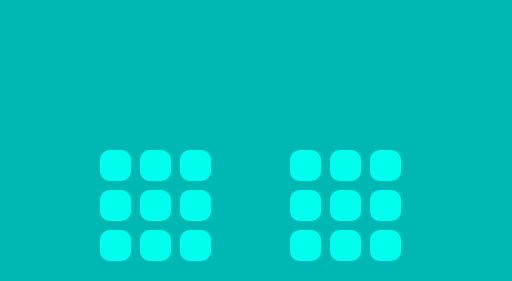
<?xml version="1.0" encoding="UTF-8"?>
<ui version="4.0">
 <class>HELP</class>
 <widget class="QDialog" name="HELP">
  <property name="enabled">
   <bool>false</bool>
  </property>
  <property name="geometry">
   <rect>
    <x>0</x>
    <y>0</y>
    <width>512</width>
    <height>281</height>
   </rect>
  </property>
  <property name="font">
   <font>
    <pointsize>17</pointsize>
   </font>
  </property>
  <property name="windowTitle">
   <string>HELP</string>
  </property>
  <property name="styleSheet">
   <string notr="true">background:#00B8B3;
</string>
  </property>
  <widget class="QLineEdit" name="lineEdit">
   <property name="enabled">
    <bool>false</bool>
   </property>
   <property name="geometry">
    <rect>
     <x>100</x>
     <y>150</y>
     <width>31</width>
     <height>31</height>
    </rect>
   </property>
   <property name="font">
    <font>
     <pointsize>10</pointsize>
     <weight>50</weight>
     <bold>false</bold>
    </font>
   </property>
   <property name="styleSheet">
    <string notr="true">background: #00FDEE;
border-radius: 10px;</string>
   </property>
   <property name="text">
    <string/>
   </property>
   <property name="alignment">
    <set>Qt::AlignCenter</set>
   </property>
  </widget>
  <widget class="QLineEdit" name="lineEdit_2">
   <property name="enabled">
    <bool>false</bool>
   </property>
   <property name="geometry">
    <rect>
     <x>140</x>
     <y>150</y>
     <width>31</width>
     <height>31</height>
    </rect>
   </property>
   <property name="font">
    <font>
     <pointsize>12</pointsize>
     <weight>75</weight>
     <bold>true</bold>
    </font>
   </property>
   <property name="styleSheet">
    <string notr="true">background: #00FDEE;
border-radius: 10px;</string>
   </property>
   <property name="text">
    <string/>
   </property>
   <property name="alignment">
    <set>Qt::AlignCenter</set>
   </property>
  </widget>
  <widget class="QLineEdit" name="lineEdit_3">
   <property name="enabled">
    <bool>false</bool>
   </property>
   <property name="geometry">
    <rect>
     <x>180</x>
     <y>150</y>
     <width>31</width>
     <height>31</height>
    </rect>
   </property>
   <property name="font">
    <font>
     <pointsize>10</pointsize>
     <weight>50</weight>
     <bold>false</bold>
    </font>
   </property>
   <property name="styleSheet">
    <string notr="true">background: #00FDEE;
border-radius: 10px;</string>
   </property>
   <property name="text">
    <string/>
   </property>
   <property name="alignment">
    <set>Qt::AlignCenter</set>
   </property>
  </widget>
  <widget class="QLineEdit" name="lineEdit_4">
   <property name="enabled">
    <bool>false</bool>
   </property>
   <property name="geometry">
    <rect>
     <x>100</x>
     <y>190</y>
     <width>31</width>
     <height>31</height>
    </rect>
   </property>
   <property name="font">
    <font>
     <pointsize>12</pointsize>
     <weight>75</weight>
     <bold>true</bold>
    </font>
   </property>
   <property name="styleSheet">
    <string notr="true">background: #00FDEE;
border-radius: 10px;</string>
   </property>
   <property name="text">
    <string/>
   </property>
   <property name="alignment">
    <set>Qt::AlignCenter</set>
   </property>
  </widget>
  <widget class="QLineEdit" name="lineEdit_5">
   <property name="enabled">
    <bool>false</bool>
   </property>
   <property name="geometry">
    <rect>
     <x>140</x>
     <y>190</y>
     <width>31</width>
     <height>31</height>
    </rect>
   </property>
   <property name="font">
    <font>
     <pointsize>10</pointsize>
     <weight>75</weight>
     <bold>true</bold>
    </font>
   </property>
   <property name="styleSheet">
    <string notr="true">background: #00FDEE;
border-radius: 10px;</string>
   </property>
   <property name="text">
    <string/>
   </property>
   <property name="alignment">
    <set>Qt::AlignCenter</set>
   </property>
  </widget>
  <widget class="QLineEdit" name="lineEdit_6">
   <property name="enabled">
    <bool>false</bool>
   </property>
   <property name="geometry">
    <rect>
     <x>180</x>
     <y>190</y>
     <width>31</width>
     <height>31</height>
    </rect>
   </property>
   <property name="font">
    <font>
     <pointsize>10</pointsize>
     <weight>75</weight>
     <bold>true</bold>
    </font>
   </property>
   <property name="styleSheet">
    <string notr="true">background: #00FDEE;
border-radius: 10px;</string>
   </property>
   <property name="text">
    <string/>
   </property>
   <property name="alignment">
    <set>Qt::AlignCenter</set>
   </property>
  </widget>
  <widget class="QLineEdit" name="lineEdit_7">
   <property name="enabled">
    <bool>false</bool>
   </property>
   <property name="geometry">
    <rect>
     <x>100</x>
     <y>230</y>
     <width>31</width>
     <height>31</height>
    </rect>
   </property>
   <property name="font">
    <font>
     <pointsize>10</pointsize>
     <weight>75</weight>
     <bold>true</bold>
    </font>
   </property>
   <property name="styleSheet">
    <string notr="true">background: #00FDEE;
border-radius: 10px;</string>
   </property>
   <property name="text">
    <string/>
   </property>
   <property name="alignment">
    <set>Qt::AlignCenter</set>
   </property>
  </widget>
  <widget class="QLineEdit" name="lineEdit_8">
   <property name="enabled">
    <bool>false</bool>
   </property>
   <property name="geometry">
    <rect>
     <x>140</x>
     <y>230</y>
     <width>31</width>
     <height>31</height>
    </rect>
   </property>
   <property name="font">
    <font>
     <pointsize>10</pointsize>
     <weight>75</weight>
     <bold>true</bold>
    </font>
   </property>
   <property name="styleSheet">
    <string notr="true">background: #00FDEE;
border-radius: 10px;</string>
   </property>
   <property name="text">
    <string/>
   </property>
   <property name="alignment">
    <set>Qt::AlignCenter</set>
   </property>
  </widget>
  <widget class="QLineEdit" name="lineEdit_9">
   <property name="enabled">
    <bool>false</bool>
   </property>
   <property name="geometry">
    <rect>
     <x>180</x>
     <y>230</y>
     <width>31</width>
     <height>31</height>
    </rect>
   </property>
   <property name="font">
    <font>
     <pointsize>12</pointsize>
     <weight>75</weight>
     <bold>true</bold>
    </font>
   </property>
   <property name="styleSheet">
    <string notr="true">background: #00FDEE;
border-radius: 10px;</string>
   </property>
   <property name="text">
    <string/>
   </property>
   <property name="alignment">
    <set>Qt::AlignCenter</set>
   </property>
  </widget>
  <widget class="QLineEdit" name="lineEdit_10">
   <property name="enabled">
    <bool>false</bool>
   </property>
   <property name="geometry">
    <rect>
     <x>290</x>
     <y>150</y>
     <width>31</width>
     <height>31</height>
    </rect>
   </property>
   <property name="font">
    <font>
     <pointsize>10</pointsize>
     <weight>50</weight>
     <bold>false</bold>
    </font>
   </property>
   <property name="styleSheet">
    <string notr="true">background: #00FDEE;
border-radius: 10px;</string>
   </property>
   <property name="text">
    <string/>
   </property>
   <property name="alignment">
    <set>Qt::AlignCenter</set>
   </property>
  </widget>
  <widget class="QLineEdit" name="lineEdit_11">
   <property name="enabled">
    <bool>false</bool>
   </property>
   <property name="geometry">
    <rect>
     <x>330</x>
     <y>150</y>
     <width>31</width>
     <height>31</height>
    </rect>
   </property>
   <property name="font">
    <font>
     <pointsize>12</pointsize>
     <weight>75</weight>
     <bold>true</bold>
    </font>
   </property>
   <property name="styleSheet">
    <string notr="true">background: #00FDEE;
border-radius: 10px;</string>
   </property>
   <property name="text">
    <string/>
   </property>
   <property name="alignment">
    <set>Qt::AlignCenter</set>
   </property>
  </widget>
  <widget class="QLineEdit" name="lineEdit_12">
   <property name="enabled">
    <bool>false</bool>
   </property>
   <property name="geometry">
    <rect>
     <x>370</x>
     <y>150</y>
     <width>31</width>
     <height>31</height>
    </rect>
   </property>
   <property name="font">
    <font>
     <pointsize>10</pointsize>
     <weight>50</weight>
     <bold>false</bold>
    </font>
   </property>
   <property name="styleSheet">
    <string notr="true">background: #00FDEE;
border-radius: 10px;</string>
   </property>
   <property name="text">
    <string/>
   </property>
   <property name="alignment">
    <set>Qt::AlignCenter</set>
   </property>
  </widget>
  <widget class="QLineEdit" name="lineEdit_13">
   <property name="enabled">
    <bool>false</bool>
   </property>
   <property name="geometry">
    <rect>
     <x>290</x>
     <y>190</y>
     <width>31</width>
     <height>31</height>
    </rect>
   </property>
   <property name="font">
    <font>
     <pointsize>12</pointsize>
     <weight>75</weight>
     <bold>true</bold>
    </font>
   </property>
   <property name="styleSheet">
    <string notr="true">background: #00FDEE;
border-radius: 10px;</string>
   </property>
   <property name="text">
    <string/>
   </property>
   <property name="alignment">
    <set>Qt::AlignCenter</set>
   </property>
  </widget>
  <widget class="QLineEdit" name="lineEdit_14">
   <property name="enabled">
    <bool>false</bool>
   </property>
   <property name="geometry">
    <rect>
     <x>330</x>
     <y>190</y>
     <width>31</width>
     <height>31</height>
    </rect>
   </property>
   <property name="font">
    <font>
     <pointsize>10</pointsize>
     <weight>50</weight>
     <bold>false</bold>
    </font>
   </property>
   <property name="styleSheet">
    <string notr="true">background: #00FDEE;
border-radius: 10px;</string>
   </property>
   <property name="text">
    <string/>
   </property>
   <property name="alignment">
    <set>Qt::AlignCenter</set>
   </property>
  </widget>
  <widget class="QLineEdit" name="lineEdit_15">
   <property name="enabled">
    <bool>false</bool>
   </property>
   <property name="geometry">
    <rect>
     <x>370</x>
     <y>190</y>
     <width>31</width>
     <height>31</height>
    </rect>
   </property>
   <property name="font">
    <font>
     <pointsize>10</pointsize>
     <weight>50</weight>
     <bold>false</bold>
    </font>
   </property>
   <property name="styleSheet">
    <string notr="true">background: #00FDEE;
border-radius: 10px;</string>
   </property>
   <property name="text">
    <string/>
   </property>
   <property name="alignment">
    <set>Qt::AlignCenter</set>
   </property>
  </widget>
  <widget class="QLineEdit" name="lineEdit_16">
   <property name="enabled">
    <bool>false</bool>
   </property>
   <property name="geometry">
    <rect>
     <x>290</x>
     <y>230</y>
     <width>31</width>
     <height>31</height>
    </rect>
   </property>
   <property name="font">
    <font>
     <pointsize>10</pointsize>
     <weight>50</weight>
     <bold>false</bold>
    </font>
   </property>
   <property name="styleSheet">
    <string notr="true">background: #00FDEE;
border-radius: 10px;</string>
   </property>
   <property name="text">
    <string/>
   </property>
   <property name="alignment">
    <set>Qt::AlignCenter</set>
   </property>
  </widget>
  <widget class="QLineEdit" name="lineEdit_17">
   <property name="enabled">
    <bool>false</bool>
   </property>
   <property name="geometry">
    <rect>
     <x>330</x>
     <y>230</y>
     <width>31</width>
     <height>31</height>
    </rect>
   </property>
   <property name="font">
    <font>
     <pointsize>10</pointsize>
     <weight>50</weight>
     <bold>false</bold>
    </font>
   </property>
   <property name="styleSheet">
    <string notr="true">background: #00FDEE;
border-radius: 10px;</string>
   </property>
   <property name="text">
    <string/>
   </property>
   <property name="alignment">
    <set>Qt::AlignCenter</set>
   </property>
  </widget>
  <widget class="QLineEdit" name="lineEdit_18">
   <property name="enabled">
    <bool>false</bool>
   </property>
   <property name="geometry">
    <rect>
     <x>370</x>
     <y>230</y>
     <width>31</width>
     <height>31</height>
    </rect>
   </property>
   <property name="font">
    <font>
     <pointsize>12</pointsize>
     <weight>75</weight>
     <bold>true</bold>
    </font>
   </property>
   <property name="styleSheet">
    <string notr="true">background: #00FDEE;
border-radius: 10px;</string>
   </property>
   <property name="text">
    <string/>
   </property>
   <property name="alignment">
    <set>Qt::AlignCenter</set>
   </property>
  </widget>
  <widget class="QTextEdit" name="textEdit">
   <property name="geometry">
    <rect>
     <x>0</x>
     <y>10</y>
     <width>511</width>
     <height>131</height>
    </rect>
   </property>
   <property name="font">
    <font>
     <pointsize>12</pointsize>
    </font>
   </property>
   <property name="autoFillBackground">
    <bool>false</bool>
   </property>
   <property name="styleSheet">
    <string notr="true">color: black;
border-radius: 10px;</string>
   </property>
   <property name="tabChangesFocus">
    <bool>true</bool>
   </property>
   <property name="readOnly">
    <bool>false</bool>
   </property>
  </widget>
 </widget>
 <resources/>
 <connections/>
</ui>
